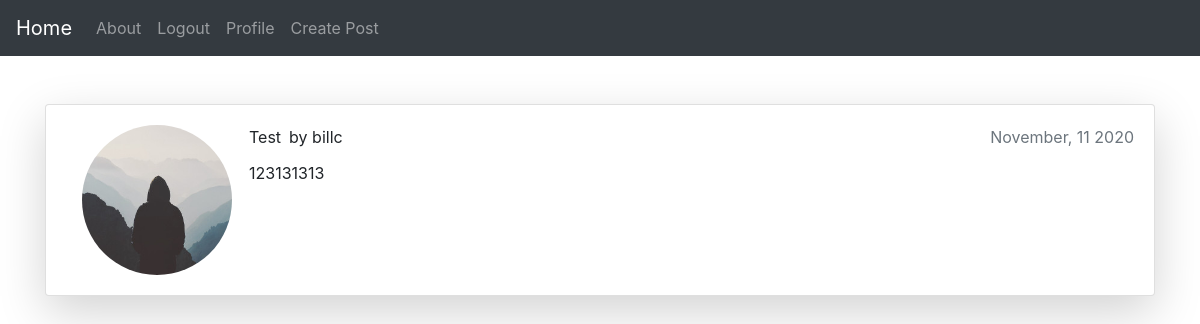
The page /post/1/ (signed in) on the database as committed earlier.
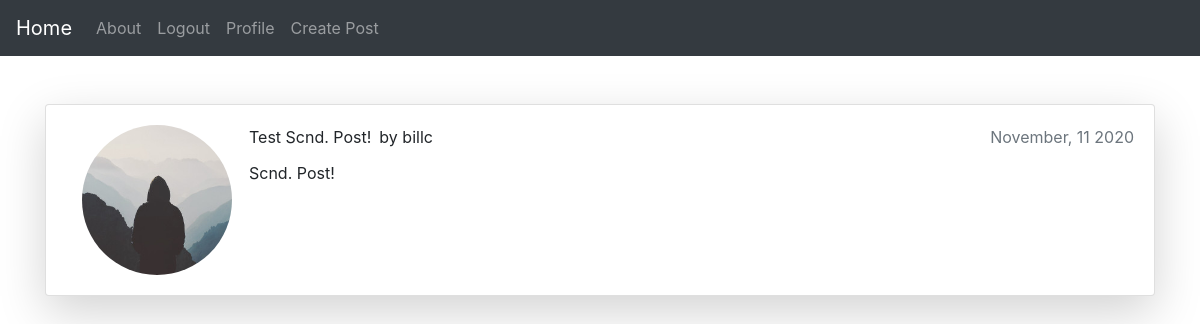
The same page on the database as committed later.
### posts/models.py (models this page shows, shortened)
class Post(models.Model):
    title = models.CharField(max_length=100)
    content = RichTextField(blank=True,null=True)
    created_at = models.DateTimeField(default=timezone.now)
    author = models.ForeignKey(User,on_delete=models.CASCADE)

### posts/views.py (the view)
# urls.py: path("post/<int:pk>/",PostDetailView.as_view(),name="post-detail"),
class PostDetailView(LoginRequiredMixin,DetailView):
    model = Post

### posts/templates/posts/post_detail.html
{% extends "posts/base.html" %}
{% block content %}
<div class="container">
    <div class="card shadow-lg rounded bg-white mt-5 mb-5">
        <div class="card-body">
        <div class="row">
        <div class="col-2">
       <img class="ml-3 img-fluid" src="{{ user.profile.image.url }}" style="border-radius: 50%;width:150px;" alt="Profile Picture">
       </div>
       <div class="col">
            <div class="card-title d-flex">{{ post.title }}
                <span class="ml-2">by {{ object.author.username }}</span>
                <span class="text-muted ml-auto">{{ object.created_at|date:"F, d Y" }}</span>
            </div>
            <div class="card-text">
                {{ object.content|safe }}
            </div>
            </div>
        </div>
    </div>
</div>
{% endblock %}

Rows that differ between the two databases and show on the page:
changed Post "billc": title "Test" → "Test Scnd. Post!"; content "123131313" → "Scnd. Post!"
